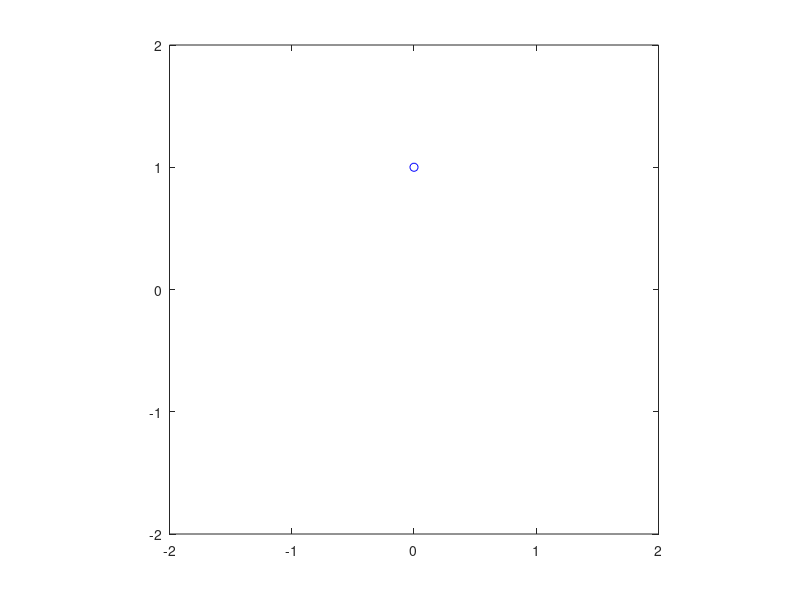

Recreate this plot in MATLAB. (Note: this script raises an error after producing the figure.)
figure(1);
plot1=plot(sin(0),cos(0),'ob');axis([-2 2 -2 2]);
axis('square');set(gca,'drawmode','fast');
set(plot1,'erasemode','xor');
for x=0:0.01:10
	set(plot1,'xdata',sin(x),'ydata',cos(x));
	drawnow;
end
